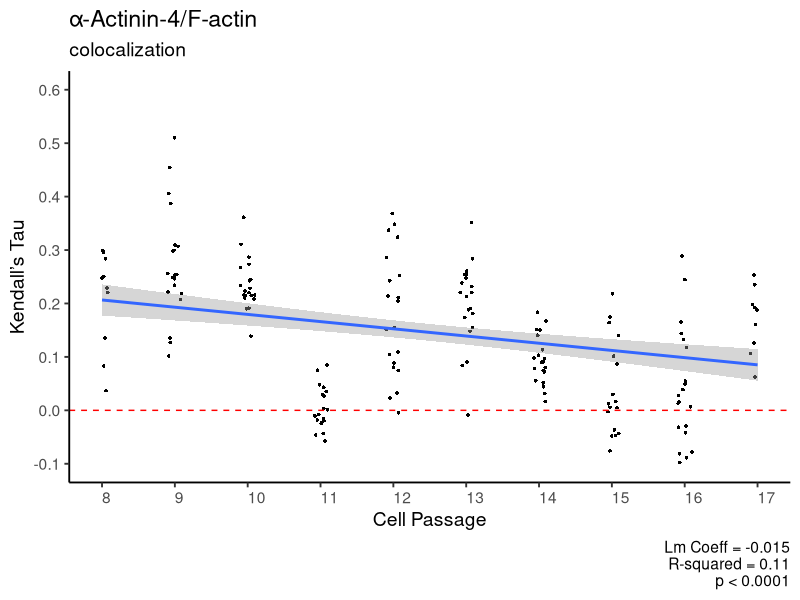
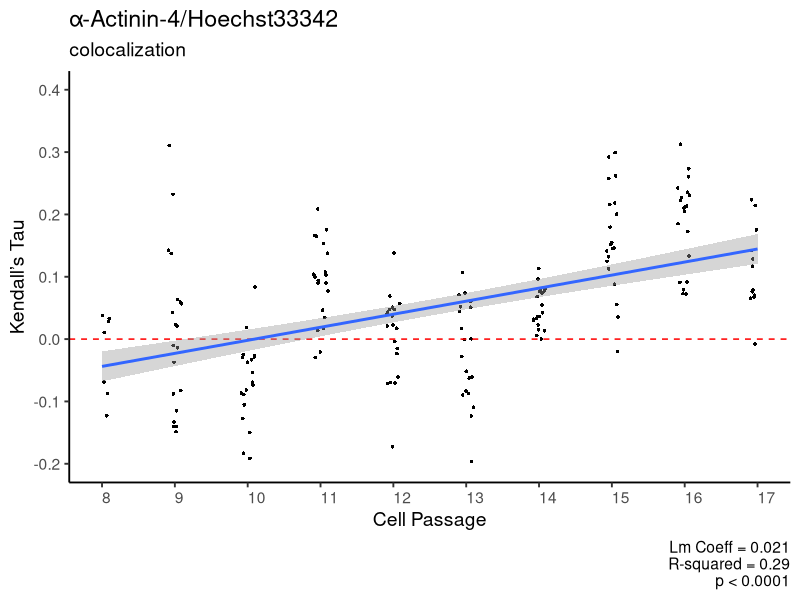

Write R code to recreate these figures, in order. (Note: this script raises an error after producing the figures.)
# Immunofluorescence colocalozation analisys
# Bobkov, Poloyanskaya, Goncharova, 2020
# mailto: bobkov@incras.ru, 

library(ggplot2)

#1# α-Actinin-4/F-actin colocalization 
data_aA4_Fact_d <- read.csv('aA4_Fact_d.csv', sep = ';')

ggplot(data_aA4_Fact_d, aes(x = probe, y = bTau)) +
  
  
  ylim(c(-.2, .6)) +
  
  xlim(c(7, 18)) +
  
  theme_classic(base_size=14) +
  
  geom_jitter(position = position_jitter(.1),
              cex = .9,
              shape = 16) +
  
  theme(legend.position = "none") +
  
  theme(axis.text.x = element_text(angle = 0, hjust = 0)) + 
  
  geom_hline(yintercept=0, linetype="dashed", color = "red") + # add zero
  
  labs(title = "α-Actinin-4/F-actin",
       subtitle = "colocalization",
       caption = "Lm Coeff = -0.015\n R-squared = 0.11\np < 0.0001") +
  
  geom_smooth(method='lm', formula= y ~ x) + # add linear regression
  
  scale_x_continuous(name = "Cell Passage", 
                     breaks = c(1, seq(8, 17, 1)), 
                     limits = c(8, 17)) +
  
  scale_y_continuous(name = "Kendall’s Tau", 
                     breaks = c(seq(-0.1, 0.6, .1)), 
                     limits = c(-0.1, 0.6))


# Compute linear regression

fit_aA4_Fact_d <- lm(bTau ~ probe, data = data_aA4_Fact_d)

summary(fit_aA4_Fact_d)


################################

#2# α-Actinin-4/Hoechst33342 colocalozation
data_aA4_Nuc_d <- read.csv('aA4_Nuc_d.csv', sep = ';')

ggplot(data_aA4_Nuc_d, aes(x = probe, y = bTau)) +
  
  
  ylim(c(-.2, .4)) +
  
  xlim(c(7, 18)) +
  
  theme_classic(base_size=14) +
  
  geom_jitter(position = position_jitter(.1),
              cex = .9,
              shape = 16) +
  
  theme(legend.position = "none") +
  
  #  scale_x_discrete(labels= CellSciGuylabs) +
  
  labs(y = 'bTau',
       x = "Cell Passage") +
  
  theme(axis.text.x = element_text(angle = 0, hjust = 0)) + 
  
  #  geom_boxplot(alpha = I(0.5), outlier.shape = NA, coef = 100) +
  
  geom_hline(yintercept=0, linetype="dashed", color = "red") +
  
  labs(title = "α-Actinin-4/Hoechst33342",
       subtitle = "colocalization",
       caption = "Lm Coeff = 0.021\nR-squared = 0.29\np < 0.0001") +
  
  geom_smooth(method='lm', formula= y ~ x) +
  
  scale_x_continuous(name = "Cell Passage", 
                     breaks = c(1, seq(8, 17, 1)), 
                     limits = c(8, 17)) +
  
  scale_y_continuous(name = "Kendall’s Tau", 
                     breaks = c(seq(-0.2, 0.6, .1)), 
                     limits = c(-0.2, 0.4))


# add linear regression

fit-aA4_Nuc_d <- lm(bTau ~ probe, data = -aA4_Nuc_d)

summary(fit-aA4_Nuc_d)


################################

# 3 RhoA/F-actin
data <- read.csv('rhoa-Fact-d.csv', sep = ';')

ggplot(data, aes(x = probe, y = bTau)) +
  
  
  ylim(c(-.2, .4)) +
  
  xlim(c(7, 18)) +
  
  theme_classic(base_size=14) +
  
  geom_jitter(position = position_jitter(.1),
              cex = .9,
              shape = 16) +
  
  theme(legend.position = "none") +
  
  #  scale_x_discrete(labels= CellSciGuylabs) +
  
  labs(y = 'bTau',
       x = "Cell Passage") +
  
  theme(axis.text.x = element_text(angle = 0, hjust = 0)) + 
  
  #  geom_boxplot(alpha = I(0.5), outlier.shape = NA, coef = 100) +
  
  geom_hline(yintercept=0, linetype="dashed", color = "red") +
  
  labs(title = "RhoA/F-actin",
       subtitle = "colocalization",
       caption = "Lm Coeff = -0.02421; p =1.41e-12\n Data source: aA4_Nuc_d.csv") +
  
  geom_smooth(method='lm', formula= y ~ x) +
  
  scale_x_continuous(name = "Cell Passage", 
                     breaks = c(1, seq(8, 17, 1)), 
                     limits = c(8, 17)) +
  
  scale_y_continuous(name = "Kendall’s Tau", 
                     breaks = c(seq(-0.2, 0.6, .1)), 
                     limits = c(-0.2, 0.4))


# add linear regression

fit3 <- lm(bTau ~ probe, data = data)

summary(fit3)

################################

# 4 RhoA/F-actin
data <- read.csv('rhoa-Nuc-d.csv', sep = ';')

ggplot(data, aes(x = probe, y = bTau)) +
  
  
  ylim(c(-.2, .4)) +
  
  xlim(c(7, 18)) +
  
  theme_classic(base_size=14) +
  
  geom_jitter(position = position_jitter(.1),
              cex = .9,
              shape = 16) +
  
  theme(legend.position = "none") +
  
  #  scale_x_discrete(labels= CellSciGuylabs) +
  
  labs(y = 'bTau',
       x = "Cell Passage") +
  
  theme(axis.text.x = element_text(angle = 0, hjust = 0)) + 
  
  #  geom_boxplot(alpha = I(0.5), outlier.shape = NA, coef = 100) +
  
  geom_hline(yintercept=0, linetype="dashed", color = "red") +
  
  labs(title = "RhoA/Hoechst33342",
       subtitle = "colocalization",
       caption = "Lm Coeff = 0.030896; p =3.82e-15\n Data source: aA4_Nuc_d.csv") +
  
  geom_smooth(method='lm', formula= y ~ x)


# add linear regression

fit4 <- lm(bTau ~ probe, data = data)

summary(fit4)


